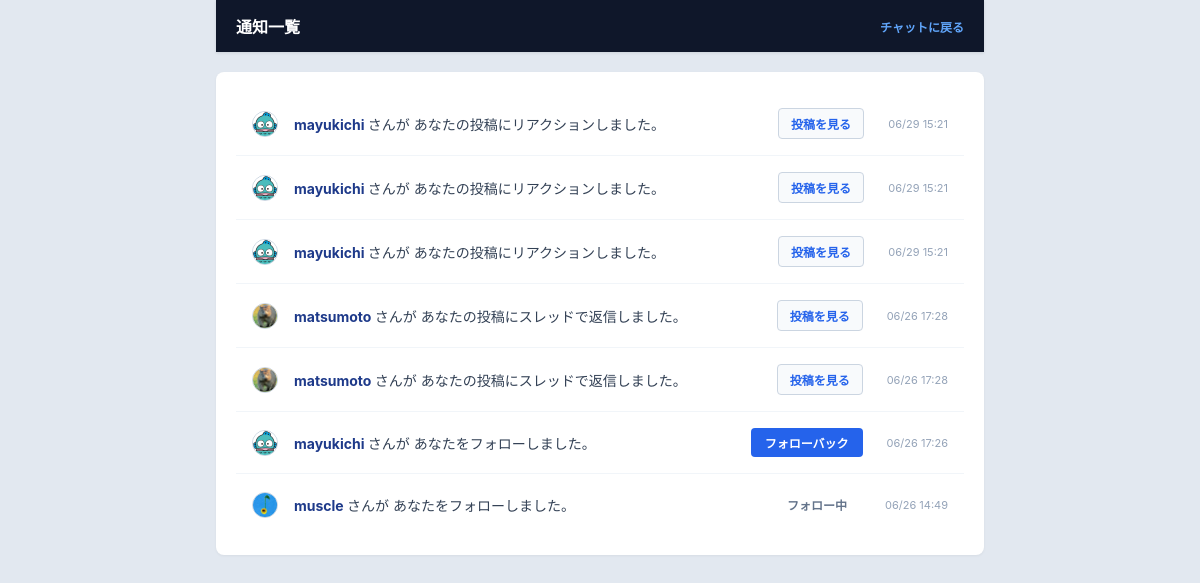
The page /notifications/ (signed in) on the database as committed earlier.
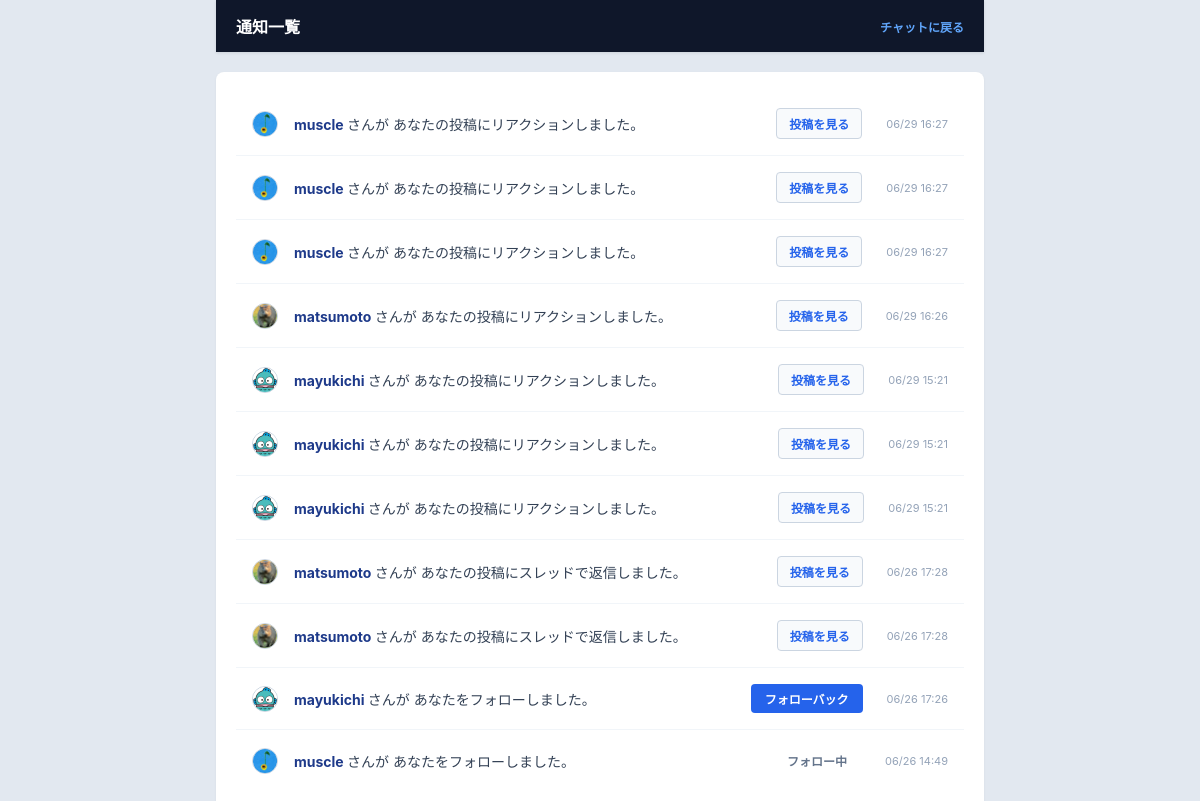
The same page on the database as committed later.
### accounts/models.py (models this page shows, shortened)
class Notification(models.Model):
    receiver = models.ForeignKey(User, on_delete=models.CASCADE, related_name='notifications_received')
    sender = models.ForeignKey(User, on_delete=models.CASCADE, related_name='notifications_sent')
    notification_type = models.CharField(max_length=20)
    message_id = models.IntegerField(null=True, blank=True)
    is_read = models.BooleanField(default=False)
    created_at = models.DateTimeField(auto_now_add=True)
    class Meta:
        ordering = ['-created_at']

class Profile(models.Model):
    user = models.OneToOneField(User, on_delete=models.CASCADE)
    nickname = models.CharField('ユーザー名', max_length=50, blank=True)
    icon = models.ImageField('アイコン画像', upload_to='icons/', blank=True, null=True)
    following = models.ManyToManyField('self', symmetrical=False, related_name='followers', blank=True)

### chat/views.py (the view)
# urls.py: path('notifications/', chat_views.notification_list, name='notifications'),
@login_required
def notification_list(request):
    notifications = Notification.objects.filter(receiver=request.user)
    notifications.update(is_read=True)
    return render(request, 'chat/notifications.html', {'notifications': notifications})

### templates/chat/notifications.html (shortened to what this page needs)
{% load static %}
<!DOCTYPE html>
<html lang="ja">
<head>
    <link rel="stylesheet" href="{% static 'css/room.css' %}">
    <link rel="stylesheet" href="{% static 'css/notifications.css' %}">
</head>
<body>
    <div class="chat-header">
        <h1 class="chat-title">通知一覧</h1>
        <div class="user-status">
            <a href="{% url 'chat_room' %}" style="color: #60a5fa; font-weight: bold; text-decoration: none;" onmouseover="this.style.textDecoration='underline'" onmouseout="this.style.textDecoration='none'">
                チャットに戻る
            </a>
        </div>
    </div>
    <div class="notification-container">
        {% if not notifications %}
            <div class="empty-message">新しい通知はありません。</div>
        {% else %}
            {% for n in notifications %}
                <div class="notification-item">
                    <div class="msg-avatar-container">
                        {% if n.sender.profile.icon %}
                            <img src="{{ n.sender.profile.icon.url }}" class="msg-avatar" alt="アイコン" onclick="location.href='/profile/{{ n.sender.id }}/'" style="cursor: pointer;">
                        {% else %}
                            <div class="msg-avatar-default" onclick="location.href='/profile/{{ n.sender.id }}/'" style="cursor: pointer;">👤</div>
                        {% endif %}
                    </div>
                    <div class="notification-text">
                        <span class="notification-user-link" onclick="location.href='/profile/{{ n.sender.id }}/'">
                            {{ n.sender.profile.nickname|default:n.sender.username }}
                        </span> さんが
                        {% if n.notification_type == 'reply' %}
                            あなたの投稿にスレッドで返信しました。
                        {% elif n.notification_type == 'follow' %}
                            あなたをフォローしました。
                        {% elif n.notification_type == 'reaction' %}
                            あなたの投稿にリアクションしました。
                        {% else %}
                            あなたにアクションを行いました。
                        {% endif %}
                    </div>
                    {% if n.notification_type == 'follow' %}
                        <div class="noti-action-area">
                            {% if n.sender.profile in user.profile.following.all %}
                                <span class="noti-btn-status">フォロー中</span>
                            {% else %}
                                <button class="noti-btn-fallback" onclick="location.href='/profile/{{ n.sender.id }}/toggle-follow/'">
                                    フォローバック
                                </button>
                            {% endif %}
                        </div>
                    {% endif %}
                    {% if n.notification_type != 'follow' %}
                        <div class="noti-action-area">
                            <a href="/room/#msg-id-{{ n.message_id }}" class="noti-link-to-post">投稿を見る</a>
                        </div>
                    {% endif %}
                    <div class="notification-time">
                        {{ n.created_at|date:"m/d H:i" }}
                    </div>
                </div>
            {% endfor %}
        {% endif %}
    </div>
</body>
</html>

### static/css/room.css (style rules this page uses)
body { font-family: -apple-system, BlinkMacSystemFont, "Segoe UI", Roboto, "Helvetica Neue", Arial, sans-serif; margin: 0; padding: 0; color: #1e293b; font-size: 14px; background-color: #e2e8f0; display: flex; flex-direction: column; height: 100vh; align-items: center; }
.chat-header, #chat-box, .bottom-area { width: 100%; max-width: 768px; box-sizing: border-box; }
.chat-header { background-color: #0f172a; color: white; padding: 14px 20px; display: flex; justify-content: space-between; align-items: center; box-shadow: 0 1px 3px rgba(0,0,0,0.1); z-index: 10; }
.chat-title { font-size: 16px; font-weight: bold; margin: 0; }
.user-status { font-size: 12px; display: flex; align-items: center; gap: 10px; }
.msg-avatar-container { display: inline-block; vertical-align: middle; }
.msg-avatar { width: 24px; height: 24px; border-radius: 50%; object-fit: cover; display: block; border: 1px solid #cbd5e1; }

### static/css/notifications.css (style rules this page uses)
.notification-container { background: #ffffff; padding: 20px; border-radius: 8px; box-shadow: 0 1px 3px rgba(0,0,0,0.05); margin: 20px 0; width: 100%; max-width: 768px; box-sizing: border-box; }
.notification-item { display: flex; align-items: center; gap: 16px; padding: 16px; border-bottom: 1px solid #f1f5f9; box-sizing: border-box; width: 100%; }
.notification-item:last-child { border-bottom: none; }
.notification-text { font-size: 14px; color: #334155; flex: 1; word-break: break-all; }
.notification-user-link { color: #1e3a8a; font-weight: bold; cursor: pointer; text-decoration: none; }
.noti-action-area { margin-right: 8px; flex-shrink: 0; }
.noti-btn-fallback { background-color: #2563eb; color: #ffffff; border: none; padding: 6px 14px; font-size: 12px; font-weight: bold; border-radius: 4px; cursor: pointer; transition: background-color 0.2s; box-sizing: border-box; }
.noti-btn-status { font-size: 12px; color: #64748b; font-weight: bold; padding: 6px 14px; display: inline-block; }
.notification-time { font-size: 11px; color: #94a3b8; flex-shrink: 0; text-align: right; min-width: 60px; }
.noti-link-to-post { color: #2563eb; font-size: 12px; font-weight: bold; text-decoration: none; padding: 6px 12px; border: 1px solid #cbd5e1; border-radius: 4px; background-color: #f8fafc; transition: all 0.2s; display: inline-block; }

Rows that differ between the two databases and show on the page:
added Notification: sender.profile.icon (picture), sender.profile.nickname "muscle", notification_type "あなたの投稿にリアクションしました。", created_at "06/29 16:27"
added Notification: sender.profile.icon (picture), sender.profile.nickname "muscle", notification_type "あなたの投稿にリアクションしました。", created_at "06/29 16:27"
added Notification: sender.profile.icon (picture), sender.profile.nickname "muscle", notification_type "あなたの投稿にリアクションしました。", created_at "06/29 16:27"
added Notification: sender.profile.icon (picture), sender.profile.nickname "matsumoto", notification_type "あなたの投稿にリアクションしました。", created_at "06/29 16:26"
